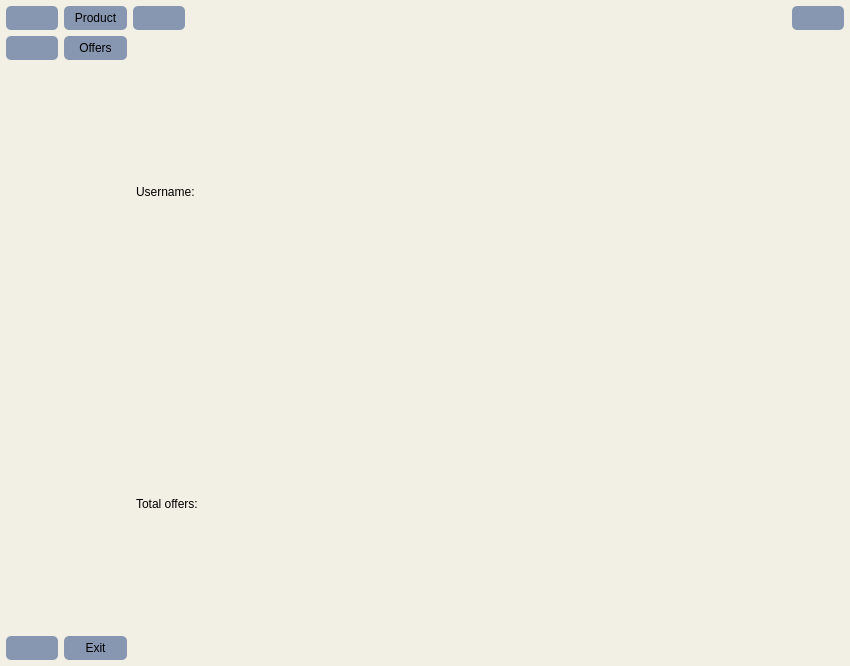
<?xml version="1.0" encoding="UTF-8"?>
<ui version="4.0">
 <class>MainWindow</class>
 <widget class="QMainWindow" name="MainWindow">
  <property name="geometry">
   <rect>
    <x>0</x>
    <y>0</y>
    <width>850</width>
    <height>666</height>
   </rect>
  </property>
  <property name="windowTitle">
   <string>MainWindow</string>
  </property>
  <property name="styleSheet">
   <string notr="true">QMainWindow {
	background-color: rgb(242, 239, 229);
}
QPushButton {
	background-color: rgb(135, 151, 178);
	padding: 5px 10px;
	border-radius: 5px;
}
QPushButton:hover {
	background-color: rgb(109, 138, 150);
}
QPushButton:checked {
	background-color: rgb(52, 52, 74);
	border: none;
	color: rgb(247, 247, 247);
}
QPushButton:pressed {
	border: none;
	background-color: rgb(93, 112, 127);
}
</string>
  </property>
  <widget class="QWidget" name="centralwidget">
   <property name="styleSheet">
    <string notr="true"/>
   </property>
   <layout class="QGridLayout" name="gridLayout">
    <property name="leftMargin">
     <number>0</number>
    </property>
    <property name="topMargin">
     <number>0</number>
    </property>
    <property name="rightMargin">
     <number>0</number>
    </property>
    <property name="bottomMargin">
     <number>0</number>
    </property>
    <property name="spacing">
     <number>0</number>
    </property>
    <item row="0" column="0">
     <widget class="QWidget" name="icon_only_widget" native="true">
      <layout class="QVBoxLayout" name="verticalLayout_2">
       <property name="spacing">
        <number>0</number>
       </property>
       <property name="leftMargin">
        <number>6</number>
       </property>
       <property name="topMargin">
        <number>0</number>
       </property>
       <property name="rightMargin">
        <number>0</number>
       </property>
       <property name="bottomMargin">
        <number>6</number>
       </property>
       <item>
        <layout class="QVBoxLayout" name="verticalLayout">
         <property name="spacing">
          <number>6</number>
         </property>
         <property name="topMargin">
          <number>6</number>
         </property>
         <property name="bottomMargin">
          <number>0</number>
         </property>
         <item>
          <widget class="QPushButton" name="product_btn1">
           <property name="enabled">
            <bool>true</bool>
           </property>
           <property name="minimumSize">
            <size>
             <width>0</width>
             <height>0</height>
            </size>
           </property>
           <property name="text">
            <string/>
           </property>
           <property name="icon">
            <iconset resource="icons/resource.qrc">
             <normaloff>:/icons/product-64.ico</normaloff>
             <normalon>:/icons/product-64-pressed.ico</normalon>:/icons/product-64.ico</iconset>
           </property>
           <property name="iconSize">
            <size>
             <width>20</width>
             <height>20</height>
            </size>
           </property>
           <property name="checkable">
            <bool>true</bool>
           </property>
           <property name="autoExclusive">
            <bool>true</bool>
           </property>
           <property name="flat">
            <bool>false</bool>
           </property>
          </widget>
         </item>
         <item>
          <widget class="QPushButton" name="offers_btn1">
           <property name="text">
            <string/>
           </property>
           <property name="icon">
            <iconset resource="icons/resource.qrc">
             <normaloff>:/icons/activity-feed-64.ico</normaloff>
             <normalon>:/icons/activity-feed-64-pressed.ico</normalon>:/icons/activity-feed-64.ico</iconset>
           </property>
           <property name="iconSize">
            <size>
             <width>20</width>
             <height>20</height>
            </size>
           </property>
           <property name="checkable">
            <bool>true</bool>
           </property>
           <property name="autoExclusive">
            <bool>true</bool>
           </property>
           <property name="flat">
            <bool>false</bool>
           </property>
          </widget>
         </item>
        </layout>
       </item>
       <item>
        <spacer name="verticalSpacer">
         <property name="orientation">
          <enum>Qt::Vertical</enum>
         </property>
         <property name="sizeHint" stdset="0">
          <size>
           <width>20</width>
           <height>520</height>
          </size>
         </property>
        </spacer>
       </item>
       <item>
        <widget class="QPushButton" name="exit_btn1">
         <property name="text">
          <string/>
         </property>
         <property name="icon">
          <iconset resource="icons/resource.qrc">
           <normaloff>:/icons/close-window-64.ico</normaloff>:/icons/close-window-64.ico</iconset>
         </property>
         <property name="iconSize">
          <size>
           <width>20</width>
           <height>20</height>
          </size>
         </property>
         <property name="flat">
          <bool>false</bool>
         </property>
        </widget>
       </item>
      </layout>
     </widget>
    </item>
    <item row="0" column="1">
     <widget class="QWidget" name="full_menu_widget" native="true">
      <layout class="QVBoxLayout" name="verticalLayout_5">
       <property name="spacing">
        <number>0</number>
       </property>
       <property name="leftMargin">
        <number>6</number>
       </property>
       <property name="topMargin">
        <number>0</number>
       </property>
       <property name="rightMargin">
        <number>0</number>
       </property>
       <property name="bottomMargin">
        <number>6</number>
       </property>
       <item>
        <layout class="QVBoxLayout" name="verticalLayout_3">
         <property name="spacing">
          <number>6</number>
         </property>
         <property name="topMargin">
          <number>6</number>
         </property>
         <item>
          <widget class="QPushButton" name="product_btn2">
           <property name="contextMenuPolicy">
            <enum>Qt::NoContextMenu</enum>
           </property>
           <property name="text">
            <string>Product</string>
           </property>
           <property name="icon">
            <iconset>
             <selectedoff>:/icons/product-64.ico</selectedoff>
             <selectedon>:/icons/product-64-pressed.ico</selectedon>
            </iconset>
           </property>
           <property name="iconSize">
            <size>
             <width>20</width>
             <height>20</height>
            </size>
           </property>
           <property name="checkable">
            <bool>true</bool>
           </property>
           <property name="autoExclusive">
            <bool>true</bool>
           </property>
           <property name="flat">
            <bool>false</bool>
           </property>
          </widget>
         </item>
         <item>
          <widget class="QPushButton" name="offers_btn2">
           <property name="focusPolicy">
            <enum>Qt::StrongFocus</enum>
           </property>
           <property name="text">
            <string>Offers</string>
           </property>
           <property name="icon">
            <iconset resource="icons/resource.qrc">
             <normaloff>:/icons/activity-feed-64.ico</normaloff>
             <normalon>:/icons/activity-feed-64-pressed.ico</normalon>:/icons/activity-feed-64.ico</iconset>
           </property>
           <property name="iconSize">
            <size>
             <width>20</width>
             <height>20</height>
            </size>
           </property>
           <property name="checkable">
            <bool>true</bool>
           </property>
           <property name="autoExclusive">
            <bool>true</bool>
           </property>
           <property name="flat">
            <bool>false</bool>
           </property>
          </widget>
         </item>
        </layout>
       </item>
       <item>
        <spacer name="verticalSpacer_2">
         <property name="orientation">
          <enum>Qt::Vertical</enum>
         </property>
         <property name="sizeHint" stdset="0">
          <size>
           <width>20</width>
           <height>520</height>
          </size>
         </property>
        </spacer>
       </item>
       <item>
        <widget class="QPushButton" name="exit_btn2">
         <property name="text">
          <string>Exit</string>
         </property>
         <property name="icon">
          <iconset resource="icons/resource.qrc">
           <normaloff>:/icons/close-window-64.ico</normaloff>:/icons/close-window-64.ico</iconset>
         </property>
         <property name="iconSize">
          <size>
           <width>20</width>
           <height>20</height>
          </size>
         </property>
         <property name="flat">
          <bool>false</bool>
         </property>
        </widget>
       </item>
      </layout>
     </widget>
    </item>
    <item row="0" column="2">
     <widget class="QWidget" name="widget" native="true">
      <layout class="QVBoxLayout" name="verticalLayout_4">
       <property name="spacing">
        <number>0</number>
       </property>
       <property name="leftMargin">
        <number>0</number>
       </property>
       <property name="topMargin">
        <number>0</number>
       </property>
       <property name="rightMargin">
        <number>0</number>
       </property>
       <property name="bottomMargin">
        <number>0</number>
       </property>
       <item>
        <widget class="QWidget" name="widget_2" native="true">
         <layout class="QHBoxLayout" name="horizontalLayout">
          <property name="spacing">
           <number>0</number>
          </property>
          <property name="leftMargin">
           <number>6</number>
          </property>
          <property name="topMargin">
           <number>6</number>
          </property>
          <property name="rightMargin">
           <number>6</number>
          </property>
          <property name="bottomMargin">
           <number>0</number>
          </property>
          <item>
           <widget class="QPushButton" name="sidebar_hide_btn">
            <property name="autoFillBackground">
             <bool>false</bool>
            </property>
            <property name="styleSheet">
             <string notr="true">QPushButton:checked {
	background-color: rgb(135, 151, 178);
}
QPushButton:hover {
	background-color: rgb(135, 151, 178);
}</string>
            </property>
            <property name="text">
             <string/>
            </property>
            <property name="icon">
             <iconset resource="icons/resource.qrc">
              <normaloff>:/icons/menu-4-64.ico</normaloff>:/icons/menu-4-64.ico</iconset>
            </property>
            <property name="iconSize">
             <size>
              <width>20</width>
              <height>20</height>
             </size>
            </property>
            <property name="checkable">
             <bool>true</bool>
            </property>
            <property name="checked">
             <bool>false</bool>
            </property>
            <property name="autoExclusive">
             <bool>false</bool>
            </property>
            <property name="flat">
             <bool>false</bool>
            </property>
           </widget>
          </item>
          <item>
           <spacer name="horizontalSpacer">
            <property name="orientation">
             <enum>Qt::Horizontal</enum>
            </property>
            <property name="sizeHint" stdset="0">
             <size>
              <width>493</width>
              <height>20</height>
             </size>
            </property>
           </spacer>
          </item>
          <item>
           <widget class="QPushButton" name="user_btn">
            <property name="mouseTracking">
             <bool>false</bool>
            </property>
            <property name="focusPolicy">
             <enum>Qt::NoFocus</enum>
            </property>
            <property name="acceptDrops">
             <bool>false</bool>
            </property>
            <property name="styleSheet">
             <string notr="true"/>
            </property>
            <property name="text">
             <string/>
            </property>
            <property name="icon">
             <iconset resource="icons/resource.qrc">
              <normaloff>:/icons/user-64.ico</normaloff>
              <normalon>:/icons/user-64-pressed.ico</normalon>:/icons/user-64.ico</iconset>
            </property>
            <property name="iconSize">
             <size>
              <width>20</width>
              <height>20</height>
             </size>
            </property>
            <property name="checkable">
             <bool>true</bool>
            </property>
            <property name="checked">
             <bool>false</bool>
            </property>
            <property name="autoRepeat">
             <bool>false</bool>
            </property>
            <property name="autoExclusive">
             <bool>false</bool>
            </property>
            <property name="autoDefault">
             <bool>false</bool>
            </property>
            <property name="default">
             <bool>false</bool>
            </property>
            <property name="flat">
             <bool>false</bool>
            </property>
           </widget>
          </item>
         </layout>
        </widget>
       </item>
       <item>
        <widget class="QStackedWidget" name="stackedWidget">
         <property name="currentIndex">
          <number>2</number>
         </property>
         <widget class="QWidget" name="auth_page">
          <widget class="QLineEdit" name="username_login">
           <property name="geometry">
            <rect>
             <x>240</x>
             <y>240</y>
             <width>121</width>
             <height>20</height>
            </rect>
           </property>
          </widget>
          <widget class="QLineEdit" name="password_login">
           <property name="geometry">
            <rect>
             <x>240</x>
             <y>290</y>
             <width>121</width>
             <height>20</height>
            </rect>
           </property>
          </widget>
          <widget class="QPushButton" name="login_btn">
           <property name="geometry">
            <rect>
             <x>260</x>
             <y>340</y>
             <width>75</width>
             <height>23</height>
            </rect>
           </property>
           <property name="text">
            <string>Login</string>
           </property>
          </widget>
          <widget class="QPushButton" name="switch_register_btn">
           <property name="geometry">
            <rect>
             <x>260</x>
             <y>390</y>
             <width>75</width>
             <height>23</height>
            </rect>
           </property>
           <property name="text">
            <string>Register</string>
           </property>
          </widget>
         </widget>
         <widget class="QWidget" name="register_page">
          <widget class="QLineEdit" name="username_register">
           <property name="geometry">
            <rect>
             <x>200</x>
             <y>230</y>
             <width>231</width>
             <height>21</height>
            </rect>
           </property>
          </widget>
          <widget class="QLineEdit" name="password_register">
           <property name="geometry">
            <rect>
             <x>200</x>
             <y>280</y>
             <width>231</width>
             <height>21</height>
            </rect>
           </property>
          </widget>
          <widget class="QPushButton" name="create_user_btn">
           <property name="geometry">
            <rect>
             <x>310</x>
             <y>370</y>
             <width>75</width>
             <height>23</height>
            </rect>
           </property>
           <property name="text">
            <string>PushButton</string>
           </property>
          </widget>
          <widget class="QPushButton" name="switch_login_btn">
           <property name="geometry">
            <rect>
             <x>390</x>
             <y>440</y>
             <width>75</width>
             <height>23</height>
            </rect>
           </property>
           <property name="text">
            <string>PushButton</string>
           </property>
          </widget>
          <widget class="QLineEdit" name="email">
           <property name="geometry">
            <rect>
             <x>280</x>
             <y>170</y>
             <width>113</width>
             <height>20</height>
            </rect>
           </property>
          </widget>
         </widget>
         <widget class="QWidget" name="user_page">
          <layout class="QGridLayout" name="gridLayout_2">
           <item row="1" column="0">
            <widget class="QLabel" name="label_3">
             <property name="text">
              <string>Total offers:</string>
             </property>
            </widget>
           </item>
           <item row="0" column="0">
            <widget class="QLabel" name="label_2">
             <property name="text">
              <string>Username:</string>
             </property>
            </widget>
           </item>
          </layout>
         </widget>
         <widget class="QWidget" name="product_page">
          <widget class="QWidget" name="layoutWidget">
           <property name="geometry">
            <rect>
             <x>370</x>
             <y>300</y>
             <width>135</width>
             <height>81</height>
            </rect>
           </property>
           <layout class="QVBoxLayout" name="verticalLayout_7">
            <item>
             <widget class="QLineEdit" name="pic_path"/>
            </item>
            <item>
             <widget class="QPushButton" name="upload_photo_btn">
              <property name="text">
               <string>Upload Photo</string>
              </property>
              <property name="flat">
               <bool>true</bool>
              </property>
             </widget>
            </item>
           </layout>
          </widget>
          <widget class="QWidget" name="layoutWidget">
           <property name="geometry">
            <rect>
             <x>370</x>
             <y>400</y>
             <width>135</width>
             <height>149</height>
            </rect>
           </property>
           <layout class="QVBoxLayout" name="verticalLayout_6">
            <item>
             <widget class="QLineEdit" name="name"/>
            </item>
            <item>
             <widget class="QLineEdit" name="price"/>
            </item>
            <item>
             <widget class="QLineEdit" name="description"/>
            </item>
            <item>
             <spacer name="verticalSpacer_3">
              <property name="orientation">
               <enum>Qt::Vertical</enum>
              </property>
              <property name="sizeHint" stdset="0">
               <size>
                <width>20</width>
                <height>40</height>
               </size>
              </property>
             </spacer>
            </item>
            <item>
             <widget class="QPushButton" name="send_product_btn">
              <property name="text">
               <string>Send product</string>
              </property>
              <property name="flat">
               <bool>true</bool>
              </property>
             </widget>
            </item>
           </layout>
          </widget>
          <widget class="QLabel" name="label">
           <property name="geometry">
            <rect>
             <x>200</x>
             <y>10</y>
             <width>491</width>
             <height>271</height>
            </rect>
           </property>
           <property name="styleSheet">
            <string notr="true">image: url(default_photo.png);</string>
           </property>
           <property name="text">
            <string/>
           </property>
           <property name="textFormat">
            <enum>Qt::AutoText</enum>
           </property>
           <property name="scaledContents">
            <bool>true</bool>
           </property>
           <property name="wordWrap">
            <bool>false</bool>
           </property>
           <property name="openExternalLinks">
            <bool>false</bool>
           </property>
          </widget>
         </widget>
         <widget class="QWidget" name="offers_page">
          <widget class="QTableWidget" name="offers_table_widget">
           <property name="geometry">
            <rect>
             <x>70</x>
             <y>40</y>
             <width>621</width>
             <height>451</height>
            </rect>
           </property>
           <property name="focusPolicy">
            <enum>Qt::NoFocus</enum>
           </property>
           <property name="autoFillBackground">
            <bool>false</bool>
           </property>
           <property name="styleSheet">
            <string notr="true">QTableWidget {
	background-color: transparent;
	border: 1px solid #000;
	border-radius: 8px;
}

QHeaderView:section {
	background-color: transparent;
	border: none;
	border-bottom: 1px solid;
	padding: 3px 5px;
}

QHeaderView {
	background-color: transparent;
}

QTableWidget:item {
	border-bottom: 1px solid;
}

QTableWidget:item:selected {
	background-color: rgb(208, 205, 197);
} 

QScrollBar:vertical {
	border: none;
	border-radius: 5px;
	width: 15px;
	background-color: rgb(227, 224, 215);
	margin: 2px 0 2px 0;
}


QScrollBar::handle:vertical {
	max-height: 10px;
	background-color: rgb(218, 211, 200);
	border-radius: 7px;
}

QScrollBar::handle:hover {
	background-color: rgb(211, 204, 194);
}

QScrollBar::handle:pressed {
	background-color: rgb(198, 191, 182);
}
QScrollBar::sub-line:vertical {
	border-top-right-radius: 7px;
	border-top-left-radius: 7px;
	background-color: transparent;
	height: 10 px;
}

QScrollBar::sub-line:vertical:hover {
	background-color: rgb(218, 211, 200);
}

QScrollBar::sub-line:vertical:pressed {
	background-color: rgb(198, 191, 182);
}

QScrollBar::add-line:vertical {
	border-bottom-right-radius: 7px;
	border-bottom-left-radius: 7px;
	background-color: transparent;
	height: 10 px;
}

QScrollBar::add-line:vertical:hover {
	background-color: rgb(218, 211, 200);
}

QScrollBar::add-line:vertical:pressed {
	background-color: rgb(198, 191, 182);
}

QScrollBar::up-arrow:vertical, QScrollBar::down-arrow:vertical {
	background: none;
}

QScrollBar::add-page:vertical, QScrollBar::sub-page:vertical {
	background: none;
}</string>
           </property>
           <property name="editTriggers">
            <set>QAbstractItemView::SelectedClicked</set>
           </property>
           <property name="selectionMode">
            <enum>QAbstractItemView::SingleSelection</enum>
           </property>
           <property name="selectionBehavior">
            <enum>QAbstractItemView::SelectRows</enum>
           </property>
           <property name="showGrid">
            <bool>false</bool>
           </property>
           <property name="sortingEnabled">
            <bool>false</bool>
           </property>
           <property name="wordWrap">
            <bool>true</bool>
           </property>
           <attribute name="horizontalHeaderCascadingSectionResizes">
            <bool>true</bool>
           </attribute>
           <attribute name="horizontalHeaderMinimumSectionSize">
            <number>40</number>
           </attribute>
           <attribute name="horizontalHeaderDefaultSectionSize">
            <number>140</number>
           </attribute>
           <attribute name="horizontalHeaderHighlightSections">
            <bool>false</bool>
           </attribute>
           <attribute name="horizontalHeaderShowSortIndicator" stdset="0">
            <bool>false</bool>
           </attribute>
           <attribute name="horizontalHeaderStretchLastSection">
            <bool>true</bool>
           </attribute>
           <attribute name="verticalHeaderVisible">
            <bool>false</bool>
           </attribute>
           <attribute name="verticalHeaderCascadingSectionResizes">
            <bool>false</bool>
           </attribute>
           <attribute name="verticalHeaderMinimumSectionSize">
            <number>25</number>
           </attribute>
           <attribute name="verticalHeaderDefaultSectionSize">
            <number>30</number>
           </attribute>
           <row>
            <property name="text">
             <string>Новая строка</string>
            </property>
           </row>
           <row>
            <property name="text">
             <string>Новая строка</string>
            </property>
           </row>
           <row>
            <property name="text">
             <string>Новая строка</string>
            </property>
           </row>
           <row>
            <property name="text">
             <string>Новая строка</string>
            </property>
           </row>
           <row>
            <property name="text">
             <string>Новая строка</string>
            </property>
           </row>
           <row>
            <property name="text">
             <string>Новая строка</string>
            </property>
           </row>
           <row>
            <property name="text">
             <string>Новая строка</string>
            </property>
           </row>
           <row>
            <property name="text">
             <string>Новая строка</string>
            </property>
           </row>
           <row>
            <property name="text">
             <string>Новая строка</string>
            </property>
           </row>
           <row>
            <property name="text">
             <string>Новая строка</string>
            </property>
           </row>
           <row>
            <property name="text">
             <string>Новая строка</string>
            </property>
           </row>
           <row>
            <property name="text">
             <string>Новая строка</string>
            </property>
           </row>
           <row>
            <property name="text">
             <string>Новая строка</string>
            </property>
           </row>
           <row>
            <property name="text">
             <string>Новая строка</string>
            </property>
           </row>
           <row>
            <property name="text">
             <string>Новая строка</string>
            </property>
           </row>
           <row>
            <property name="text">
             <string>Новая строка</string>
            </property>
           </row>
           <row>
            <property name="text">
             <string>Новая строка</string>
            </property>
           </row>
           <row>
            <property name="text">
             <string>Новая строка</string>
            </property>
           </row>
           <column>
            <property name="text">
             <string>Название</string>
            </property>
            <property name="textAlignment">
             <set>AlignLeading|AlignVCenter</set>
            </property>
           </column>
           <column>
            <property name="text">
             <string>ID</string>
            </property>
            <property name="textAlignment">
             <set>AlignLeading|AlignVCenter</set>
            </property>
           </column>
           <column>
            <property name="text">
             <string>Адрес доставки</string>
            </property>
            <property name="textAlignment">
             <set>AlignLeading|AlignVCenter</set>
            </property>
           </column>
           <column>
            <property name="text">
             <string>ID заказа</string>
            </property>
            <property name="textAlignment">
             <set>AlignLeading|AlignVCenter</set>
            </property>
           </column>
          </widget>
          <widget class="QPushButton" name="send_current_offer_btn">
           <property name="geometry">
            <rect>
             <x>580</x>
             <y>510</y>
             <width>111</width>
             <height>51</height>
            </rect>
           </property>
           <property name="text">
            <string>Send current offer</string>
           </property>
           <property name="flat">
            <bool>true</bool>
           </property>
          </widget>
         </widget>
        </widget>
       </item>
      </layout>
     </widget>
    </item>
   </layout>
  </widget>
 </widget>
 <resources>
  <include location="icons/resource.qrc"/>
 </resources>
 <connections>
  <connection>
   <sender>sidebar_hide_btn</sender>
   <signal>toggled(bool)</signal>
   <receiver>full_menu_widget</receiver>
   <slot>setHidden(bool)</slot>
   <hints>
    <hint type="sourcelabel">
     <x>160</x>
     <y>13</y>
    </hint>
    <hint type="destinationlabel">
     <x>110</x>
     <y>173</y>
    </hint>
   </hints>
  </connection>
  <connection>
   <sender>sidebar_hide_btn</sender>
   <signal>toggled(bool)</signal>
   <receiver>icon_only_widget</receiver>
   <slot>setVisible(bool)</slot>
   <hints>
    <hint type="sourcelabel">
     <x>160</x>
     <y>11</y>
    </hint>
    <hint type="destinationlabel">
     <x>33</x>
     <y>286</y>
    </hint>
   </hints>
  </connection>
  <connection>
   <sender>product_btn1</sender>
   <signal>toggled(bool)</signal>
   <receiver>product_btn2</receiver>
   <slot>setChecked(bool)</slot>
   <hints>
    <hint type="sourcelabel">
     <x>32</x>
     <y>12</y>
    </hint>
    <hint type="destinationlabel">
     <x>102</x>
     <y>15</y>
    </hint>
   </hints>
  </connection>
  <connection>
   <sender>offers_btn1</sender>
   <signal>toggled(bool)</signal>
   <receiver>offers_btn2</receiver>
   <slot>setChecked(bool)</slot>
   <hints>
    <hint type="sourcelabel">
     <x>32</x>
     <y>56</y>
    </hint>
    <hint type="destinationlabel">
     <x>108</x>
     <y>46</y>
    </hint>
   </hints>
  </connection>
  <connection>
   <sender>product_btn2</sender>
   <signal>toggled(bool)</signal>
   <receiver>product_btn1</receiver>
   <slot>setChecked(bool)</slot>
   <hints>
    <hint type="sourcelabel">
     <x>87</x>
     <y>6</y>
    </hint>
    <hint type="destinationlabel">
     <x>32</x>
     <y>6</y>
    </hint>
   </hints>
  </connection>
  <connection>
   <sender>offers_btn2</sender>
   <signal>toggled(bool)</signal>
   <receiver>offers_btn1</receiver>
   <slot>setChecked(bool)</slot>
   <hints>
    <hint type="sourcelabel">
     <x>116</x>
     <y>46</y>
    </hint>
    <hint type="destinationlabel">
     <x>32</x>
     <y>56</y>
    </hint>
   </hints>
  </connection>
  <connection>
   <sender>exit_btn1</sender>
   <signal>clicked()</signal>
   <receiver>MainWindow</receiver>
   <slot>close()</slot>
   <hints>
    <hint type="sourcelabel">
     <x>21</x>
     <y>648</y>
    </hint>
    <hint type="destinationlabel">
     <x>47</x>
     <y>665</y>
    </hint>
   </hints>
  </connection>
  <connection>
   <sender>exit_btn2</sender>
   <signal>clicked()</signal>
   <receiver>MainWindow</receiver>
   <slot>close()</slot>
   <hints>
    <hint type="sourcelabel">
     <x>67</x>
     <y>659</y>
    </hint>
    <hint type="destinationlabel">
     <x>55</x>
     <y>665</y>
    </hint>
   </hints>
  </connection>
 </connections>
</ui>
